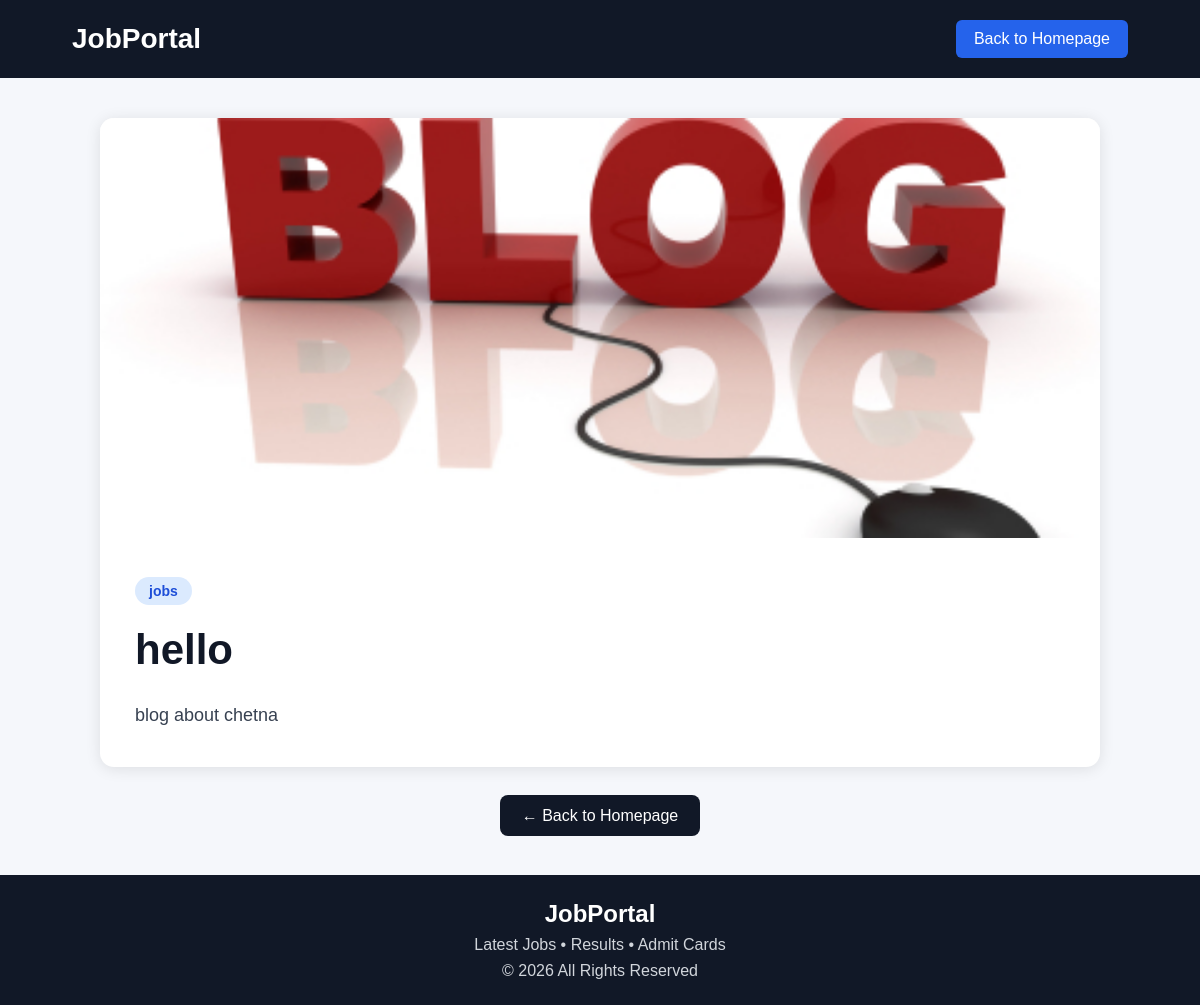
Page /blog/1/ on the committed database.
### blog/models.py (models this page shows, shortened)
class Blog(models.Model):
    CATEGORY_CHOICES = [
        ('jobs', 'Latest Jobs'),
        ('admit', 'Admit Card'),
        ('result', 'Results'),
    ]
    title = models.CharField(max_length=200)
    content = RichTextField()
    category = models.CharField(max_length=20, choices=CATEGORY_CHOICES)
    image = models.ImageField(upload_to='blog_images/', blank=True, null=True)
    created_at = models.DateTimeField(auto_now_add=True)

### blog/views.py (the view)
# urls.py: path('blog/<int:id>/', views.blog_detail, name='blog_detail'),
def blog_detail(request, id):
    blog = get_object_or_404(Blog, id=id)
    return render(request, 'blog_detail.html', {'blog': blog})

### blog/templates/blog_detail.html (shortened to what this page needs)
<!DOCTYPE html>
<html lang="en">
<head>
</head>
<body>
    <div class="navbar">
        <div class="logo">
            JobPortal
        </div>
        <a href="/" class="home-btn">
            Back to Homepage
        </a>
    </div>
    <div class="blog-container">
        <div class="blog-image">
            <img src="{{ blog.image.url }}" alt="">
        </div>
        <div class="blog-content">
            <p class="category">{{ blog.category }}</p>
            <h1 class="blog-title">
                {{ blog.title }}
            </h1>
            <div class="blog-text">
                {{ blog.content|safe }}
            </div>
        </div>
    </div>
    <div class="back-section">
        <a href="/" class="back-btn">
            ← Back to Homepage
        </a>
    </div>
    <div class="footer">
        <h2>JobPortal</h2>
        <p>Latest Jobs • Results • Admit Cards</p>
        <p>© 2026 All Rights Reserved</p>
    </div>
</body>
</html>

### blog/templates/blog_detail.html (style rules this page uses)
* { margin:0; padding:0; box-sizing:border-box; }
body { font-family: Arial, sans-serif; background:#f5f7fb; color:#111827; }
.navbar { background:#111827; color:white; padding:20px 6%; display:flex; justify-content:space-between; align-items:center; flex-wrap:wrap; }
.logo { font-size:28px; font-weight:bold; }
.home-btn { padding:10px 18px; background:#2563eb; color:white; text-decoration:none; border-radius:6px; transition:0.3s; }
.blog-container { width:85%; max-width:1000px; margin:40px auto; background:white; border-radius:14px; overflow:hidden; box-shadow:0px 2px 15px rgba(0,0,0,0.1); }
.blog-image img { width:100%; height:420px; object-fit:cover; }
.blog-content { padding:35px; }
.category { display:inline-block; background:#dbeafe; color:#1d4ed8; padding:6px 14px; border-radius:20px; font-size:14px; font-weight:bold; margin-bottom:18px; }
.blog-title { font-size:42px; margin-bottom:20px; line-height:1.3; }
.blog-text { font-size:18px; line-height:1.9; color:#374151; }
.back-section { text-align:center; margin:30px 0 50px; }
.back-btn { padding:12px 22px; background:#111827; color:white; text-decoration:none; border-radius:8px; transition:0.3s; }
.footer { background:#111827; color:white; text-align:center; padding:25px; margin-top:40px; }
.footer p { margin-top:8px; color:#d1d5db; }

### rows in the picture
Blog: image (picture), category "jobs", title "hello", content "blog about chetna"
